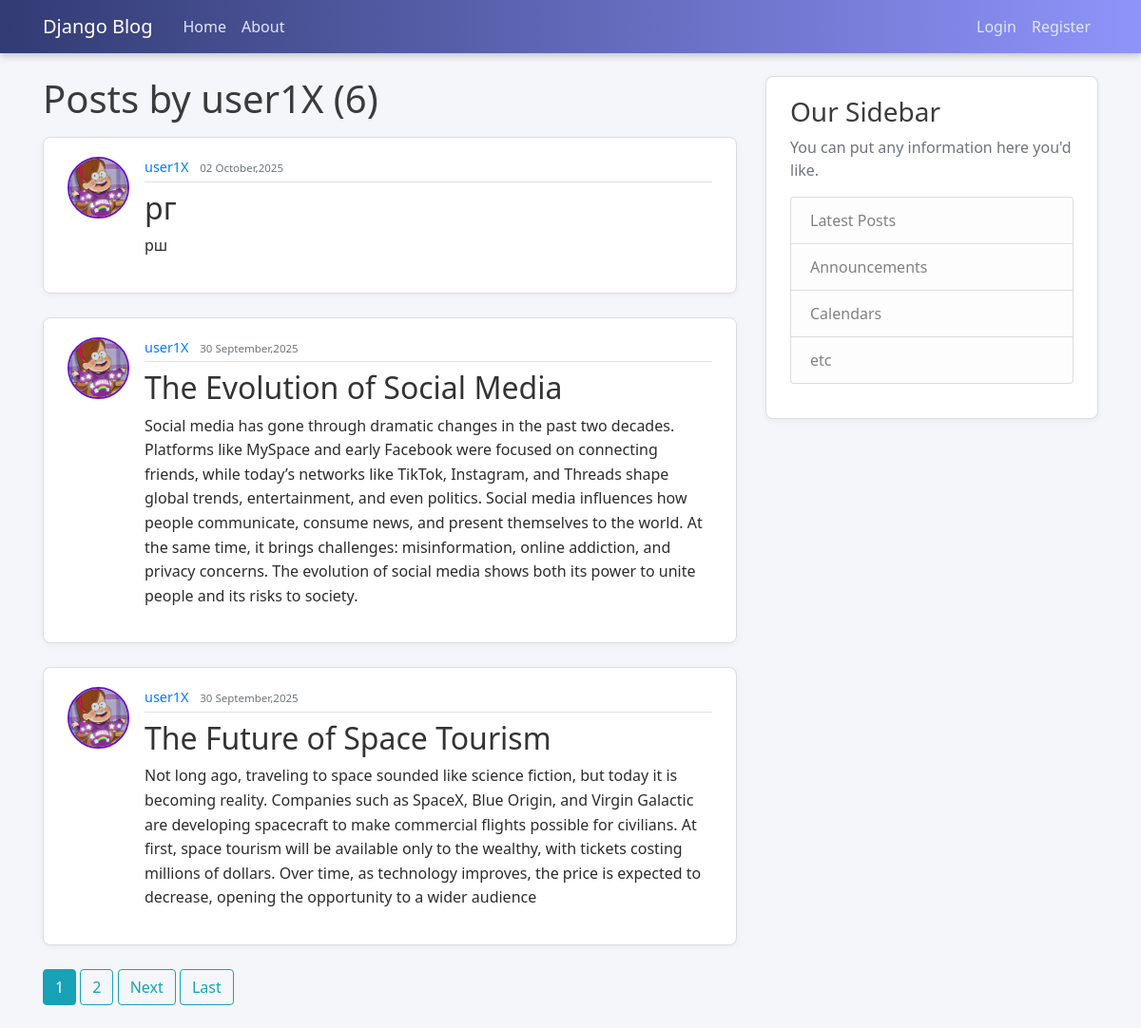
The page /user/user1X on the database as committed earlier.
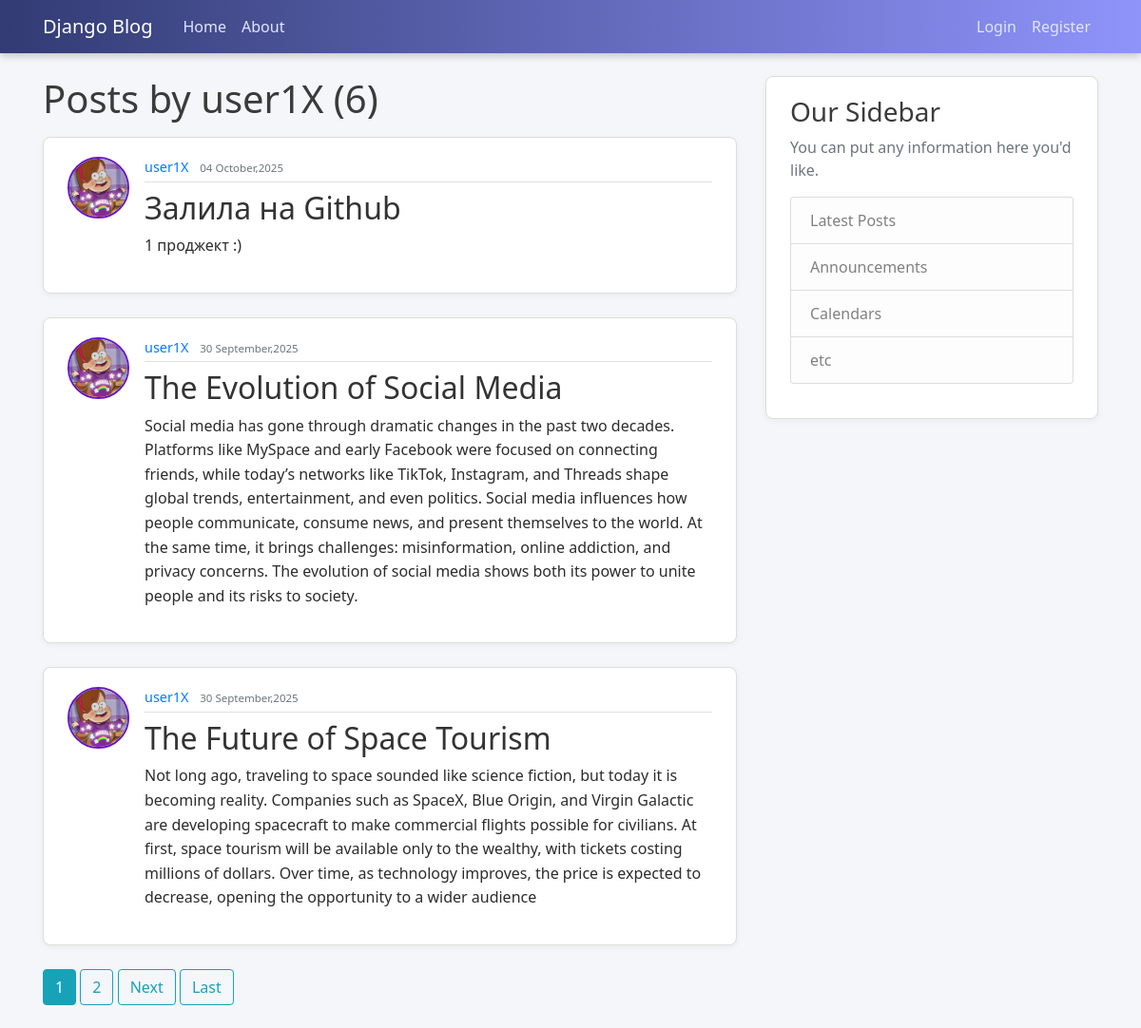
The same page on the database as committed later.
### blog/models.py (models this page shows, shortened)
class Post(models.Model):
    title = models.CharField(max_length=100)
    content = models.TextField()
    date_posted = models.DateTimeField(default=timezone.now)
    author = models.ForeignKey(User,on_delete=models.CASCADE)

### users/models.py (models this page shows, shortened)
class Profile(models.Model):
    user = models.OneToOneField(User, on_delete=models.CASCADE)
    image = models.ImageField(default='default.jpg', upload_to='profile pics')

### blog/views.py (the view)
# urls.py: path('user/<str:username>', UserPostListView.as_view(), name='user-posts'),
class UserPostListView(ListView):
    model = Post
    template_name = 'blog/user_posts.html'
    context_object_name = 'posts'
    ordering = ['-date_posted']
    paginate_by = 3
    def get_queryset(self):
      user = get_object_or_404(User,username=self.kwargs.get('username'))
      return Post.objects.filter(author=user).order_by('-date_posted')

### blog/templates/blog/user_posts.html (shortened to what this page needs)
{% extends "blog/base.html" %}
{% block content %}
    <h1 class="mb-3">Posts by {{ view.kwargs.username }} ({{ page_obj.paginator.count }})</h1>
    {% for post in posts %}
        <article class="media content-section">
            <img class = "rounded-circle article-img" src="{{ post.author.profile.image.url }}">
          <div class="media-body">
            <div class="article-metadata">
              <a class="mr-2" href="{% url 'user-posts' post.author.username %}">{{ post.author }}</a>
              <small class="text-muted">{{ post.date_posted | date:"d F,Y"}}</small>
            </div>
            <h2><a class="article-title" href="{% url 'post-detail' post.id  %}">{{ post.title }}</a></h2>
            <p class="article-content">{{ post.content }}</p>
          </div>
        </article>
    {% endfor %}
    {% if is_paginated %}
        {% for num in page_obj.paginator.page_range %}
            {% if page_obj.number == num %}
            <a class="btn btn-info mb-4" href="?page={{ num }}">{{ num }}</a>
        {% elif num > page_obj.number|add:'-3' and num < page_obj.number|add:'3' %}
        <a class="btn btn-outline-info mb-4" href="?page={{ num }}">{{ num }}</a>
            {% endif %}
        {% endfor %}
        {% if page_obj.has_next %}
            <a class="btn btn-outline-info mb-4" href="?page={{page_obj.next_page_number}}">Next</a>
            <a class="btn btn-outline-info mb-4" href="?page={{ page_obj.paginator.num_pages }}">Last</a>
        {% endif %}
    {% endif %}
{% endblock content %}

Rows that differ between the two databases and show on the page:
removed Post: author.profile.image (picture), author "user1X", date_posted "02 October,2025", title "рг", content "рш"
added Post: author.profile.image (picture), author "user1X", date_posted "04 October,2025", title "Залила на Github", content "1 проджект :)"
